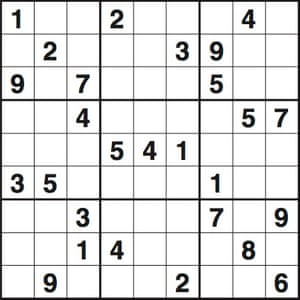
#> input picture sudoku.jpg, 300 x 300 px
$ jupyter execute houghlines.ipynb
#> lines starting #> are read from the running program, lines starting #| are printed output that depends on the picture; after the words box and inside, x2 and y2 are one past the last pixel; in counts of white or black regions, pixels touching at a corner belong together
[cell 1]
import cv2
import numpy as np

img = cv2.imread('sudoku.jpg')
#> img is the input picture: shape (300, 300, 3); mean B, G, R 224.6, 224.7, 224.7
gray = cv2.cvtColor(img,cv2.COLOR_BGR2GRAY)
edges = cv2.Canny(gray,50,150,apertureSize = 3)
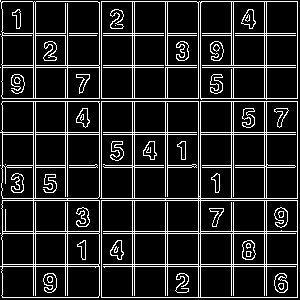
#> edges: shape (300, 300); 13.8% white in thin lines or dots

lines = cv2.HoughLines(edges,1,np.pi/180,200)
#> lines = 36 rows, first 8: [200, 1.57], [266, 1.57], [101, 0], [198, 0], [200, 0], [266, 0], [297, 0], [98, 1.57]
for rho,theta in lines[0]:
    a = np.cos(theta)
    b = np.sin(theta)
    x0 = a*rho
    y0 = b*rho
    x1 = int(x0 + 1000*(-b))
    y1 = int(y0 + 1000*(a))
    x2 = int(x0 - 1000*(-b))
    y2 = int(y0 - 1000*(a))

    cv2.line(img,(x1,y1),(x2,y2),(0,0,255),2)
#> this loop made 1 pass
#> (rho, theta, a, b, x0, y0, x1, y1) on pass 1: (200, 1.57, -4.37e-08, 1, -8.74e-06, 200, -1000, 199)
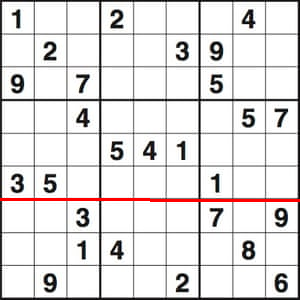
#> img: shape (300, 300, 3); 1% of pixels changed, all inside (x1, y1, x2, y2) = (0, 198, 300, 202)

cv2.imwrite('sudo3.jpg',img)
#> Out = True

$ run again, with circuit.JPG copied over sudoku.jpg
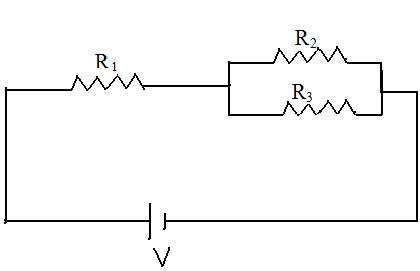
#> input picture circuit.JPG, 420 x 271 px
#> img is the input picture: shape (271, 420, 3); mean B, G, R 247.4, 247.4, 247.4
#> `edges = cv2.Canny(gray,50,150,apertureSize = 3)`:
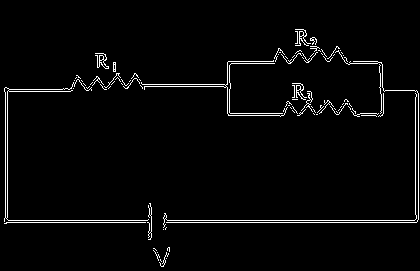
#> edges: shape (271, 420); 2.8% white in thin lines or dots, all inside (x1, y1, x2, y2) = (4, 29, 419, 267)
#> lines = [[222, 1.57], [220, 1.57]]
#> the loop `for rho,theta in lines[0]:` made 1 pass
#> (rho, theta, a, b, x0, y0, x1, y1) on pass 1: (222, 1.57, -4.37e-08, 1, -9.7e-06, 222, -1000, 221)
#> after the loop `for rho,theta in lines[0]:`:
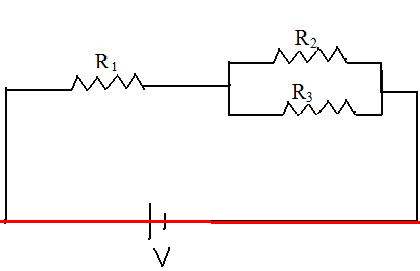
#> img: shape (271, 420, 3); 1.11% of pixels changed, all inside (x1, y1, x2, y2) = (0, 220, 420, 224)
#> Out = True

$ run again, with circuit3.jpg copied over sudoku.jpg
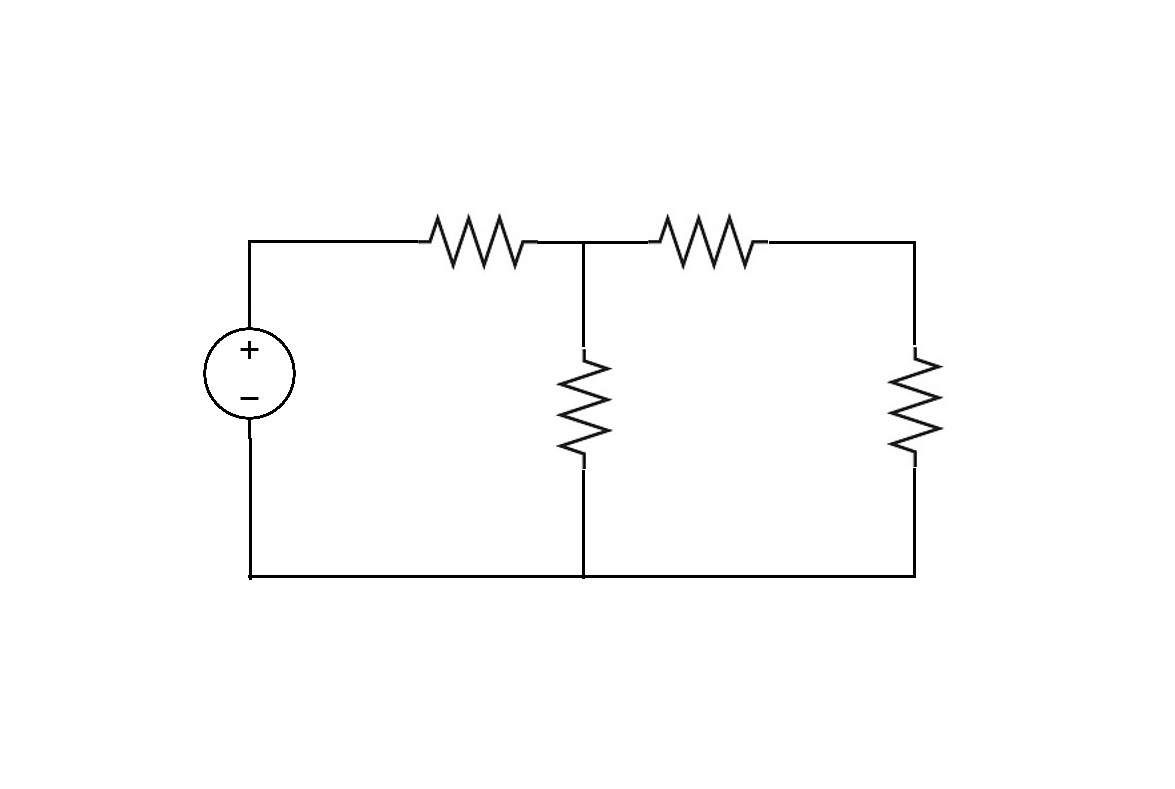
#> input picture circuit3.jpg, 1175 x 789 px
#> img is the input picture: shape (789, 1175, 3); mean B, G, R 252.1, 252.1, 252.1
#> `edges = cv2.Canny(gray,50,150,apertureSize = 3)`:
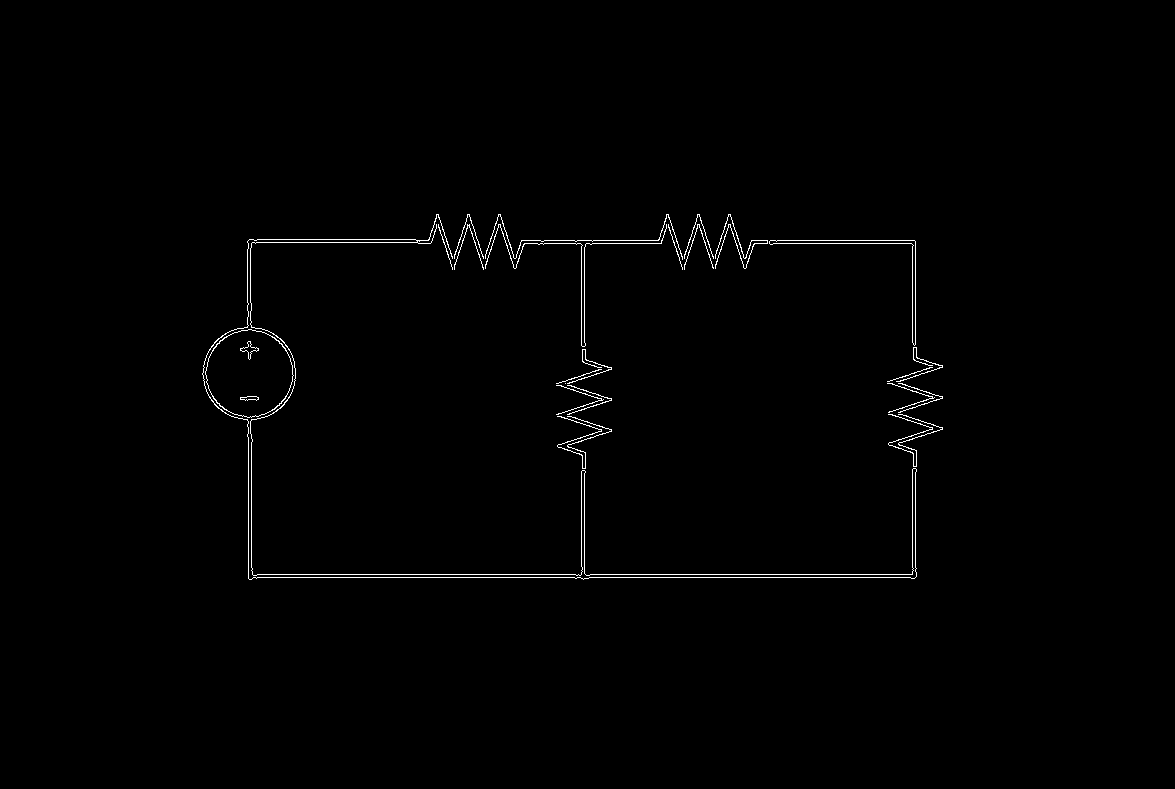
#> edges: shape (789, 1175); 0.74% white in thin lines or dots, all inside (x1, y1, x2, y2) = (202, 214, 943, 580)
#> lines = [[577, 1.57], [574, 1.57], [240, 1.57], [243, 1.57], [912, 0], [915, 0], [581, 0], [584, 0]]
#> the loop `for rho,theta in lines[0]:` made 1 pass
#> (rho, theta, a, b, x0, y0, x1, y1) on pass 1: (577, 1.57, -4.37e-08, 1, -2.52e-05, 577, -1000, 576)
#> after the loop `for rho,theta in lines[0]:`:
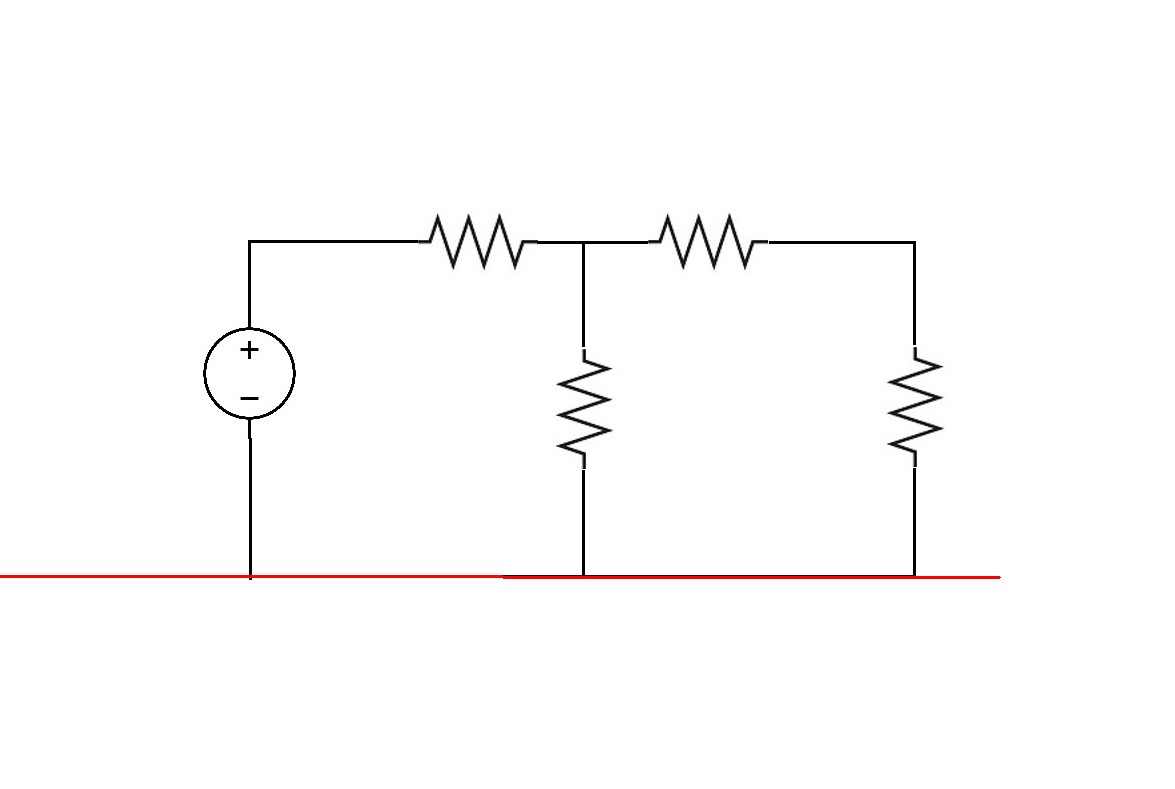
#> img: shape (789, 1175, 3); 0.32% of pixels changed, all inside (x1, y1, x2, y2) = (0, 575, 1001, 579)
#> Out = True
